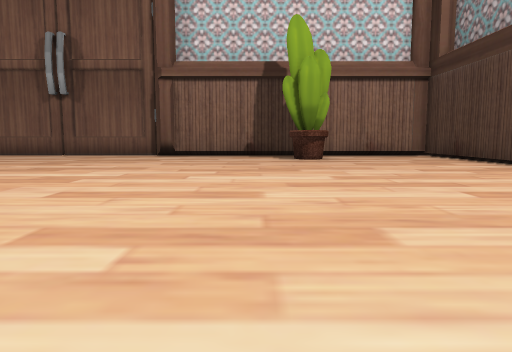
view 1 (above)

17 first-person views from a walk through a scene from a Unity 3-D project. The camera is 1.2 m above the floor, tilts 6° down and sees 70° across. The floor is counted in squares, 2 m on a side. Each view is taken from the middle of a square. On the plan, view 1 faces up. The plan holds only what a view shows up to about 10 squares ahead; the rest is blank. The place goes on beyond the plan.

view 2
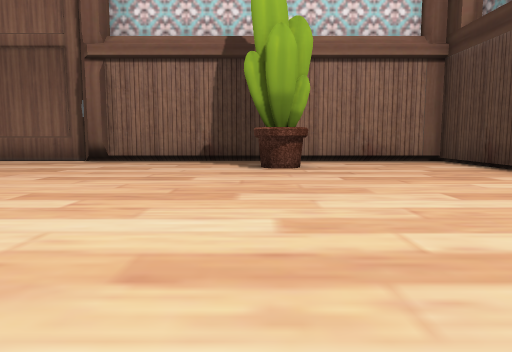

view 3
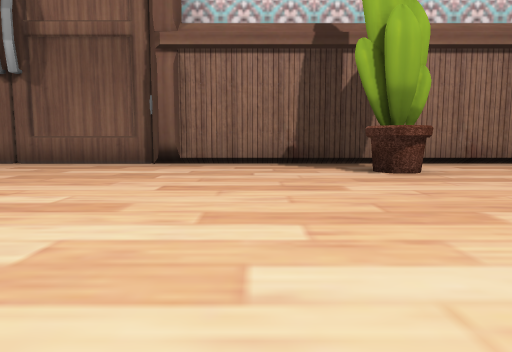

view 4
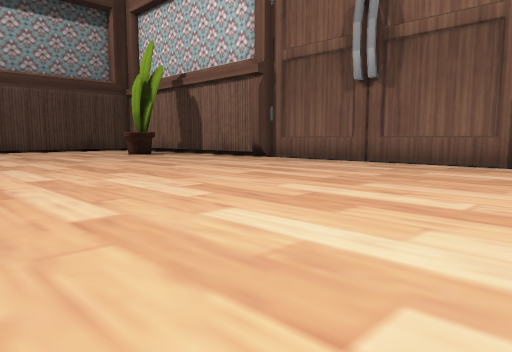

view 5
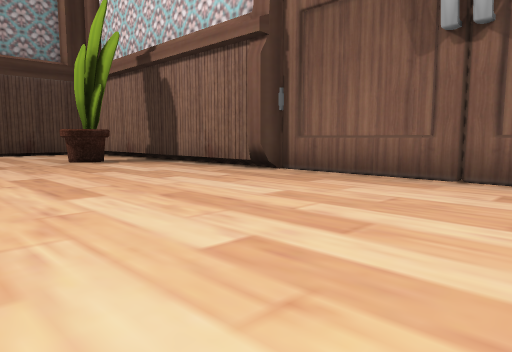

view 6
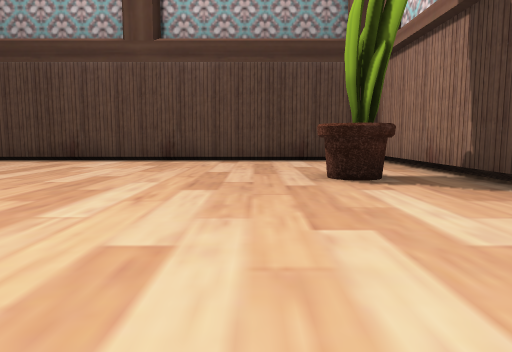

view 7
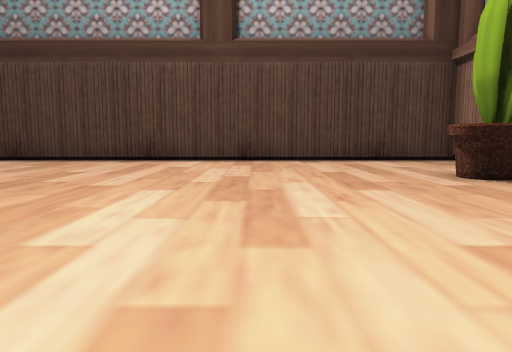

view 8
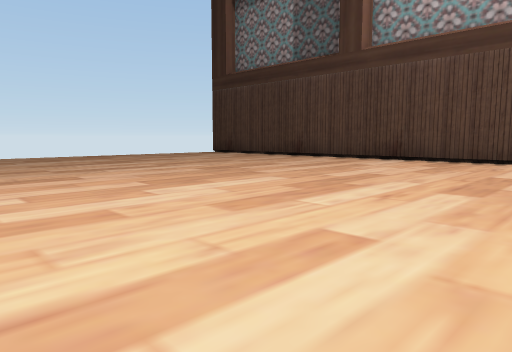

view 9
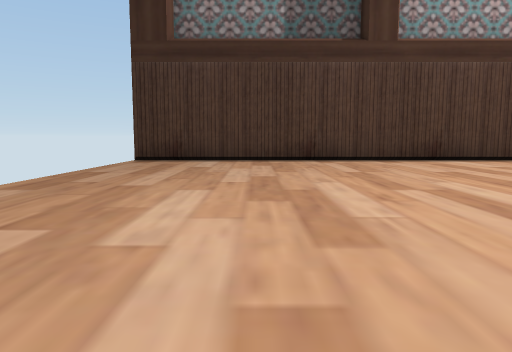

view 10
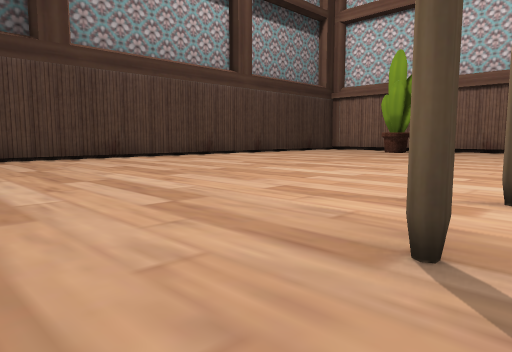

view 11
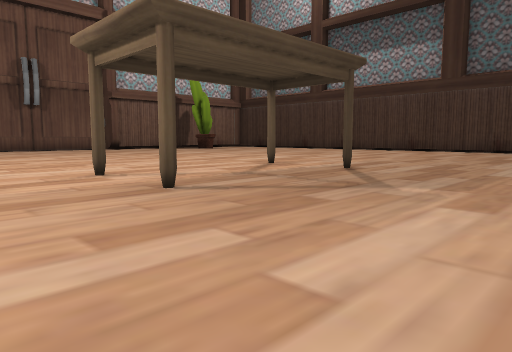

view 12
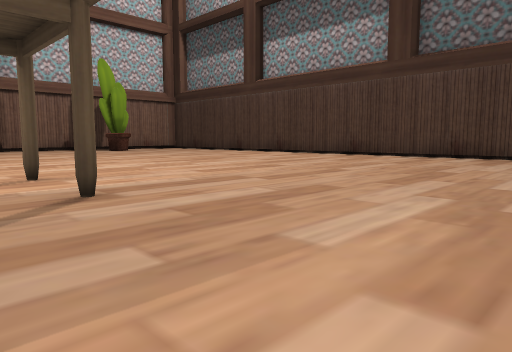

view 13
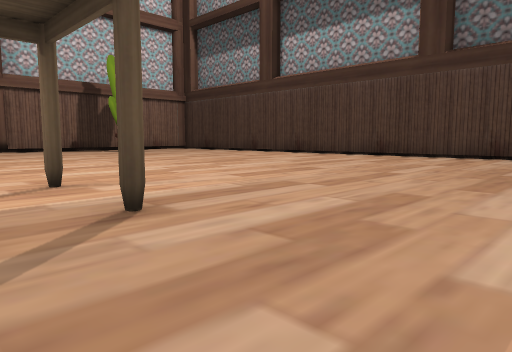

view 14
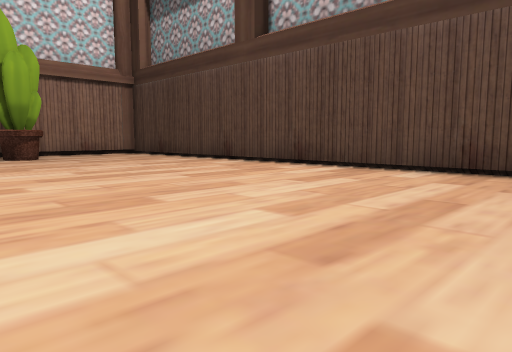

view 15
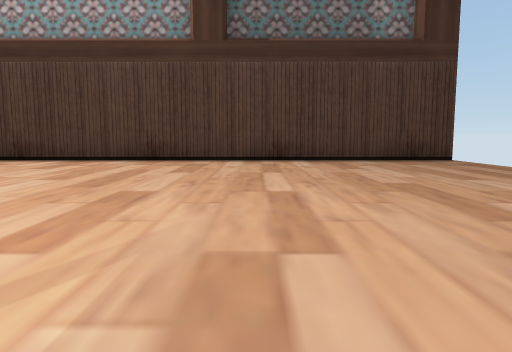

view 16
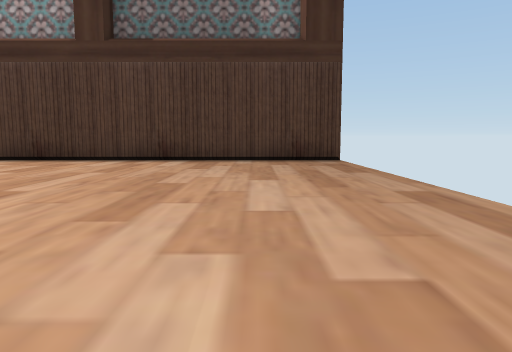

view 17
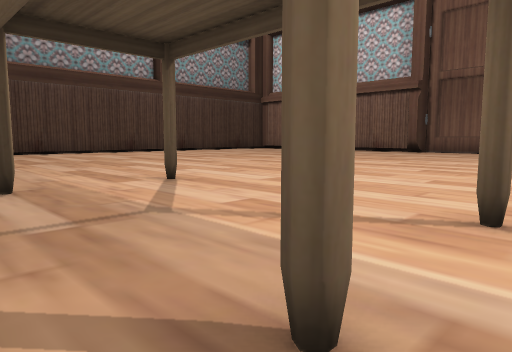

### Floor plan
Key: @ floor where view 1 was taken; # wall or solid block; x gap in a wall; . floor.
Columns run from 19 left of view 1 to 6 right of it. Each row starts with its distance up from view 1.
 13 ##########################
 12 #........................#
 11 #....#...............#...#
 10 #...##..............##...#
  9 #........................#
  8 #........................#
  7 #........................#
  6 #........................#
  5 #........................#
  4 #........................#
  3 #........................#
  2 #........................#
  1 #........................#
  0 #.........#...#....@.....#
 -1 #........................#
 -2 #.........#...#..........#
 -3 #........................#
 -4 #........................#
 -5 #........................#
 -6 #........... ............#
 -7 x......          ........x

Where each view was taken, in squares from view 1:
view 1: 0 up, 0 right, facing up
view 2: 3 up, 1 right, facing up
view 3: 4 up, 1 left, facing up
view 4: 4 up, 2 left, facing up-left
view 5: 7 up, 5 left, facing up-left
view 6: 9 up, 9 left, facing left
view 7: 7 up, 9 left, facing left
view 8: 5 up, 9 left, facing down-left
view 9: 4 down, 9 left, facing left
view 10: 4 down, 8 left, facing up-left
view 11: 6 down, 11 left, facing up-right
view 12: 6 down, 6 left, facing up-right
view 13: 5 down, 6 left, facing up-right
view 14: 1 down, 1 left, facing up-right
view 15: 2 down, 4 left, facing right
view 16: 5 down, 4 left, facing right
view 17: 3 down, 4 left, facing up-left
